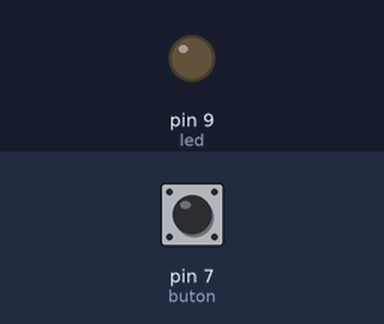
The sketch below on a simulated Arduino Uno, built with avr-gcc and run on an emulated ATmega328P. Shown: output pins drawn as LEDs (lit = HIGH). The test bench sets the inputs (shaded band); at power-on: pin 7 (buton) LOW.

Above: at 1.2 s.
1.3 s: pin 7 (buton) pulled HIGH for 0.15 s
At 1.37 s:
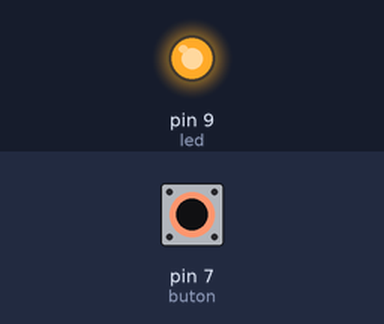
2.9 s: pin 7 (buton) pulled HIGH for 3.2 s
At 6.6 s:
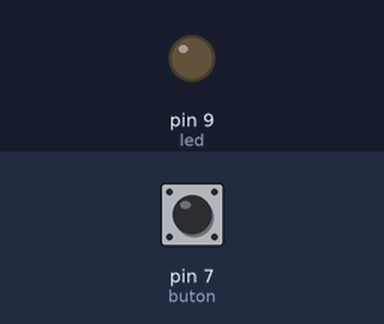
Timing chart, 0 to 8.1 s (numbered marks = the images above; inputs shaded):
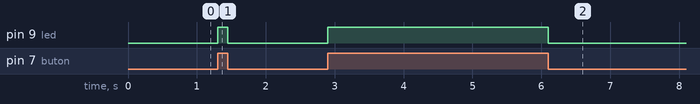

The sketch:

index.ino
```cpp
int buton = 7;
int led = 9;
void setup() {
pinMode(buton, INPUT);
pinMode(led, OUTPUT); }
void loop(){
if (digitalRead(buton) == HIGH) {
digitalWrite(led, HIGH);}
else {
 digitalWrite(led, LOW); }}
```

Measured:
- after the input at 1.3 s, pin 9 (led): LOW → HIGH at once, → LOW 0.15 s later
- after the input at 2.9 s, pin 9 (led): LOW → HIGH at once, → LOW 3.2 s later
